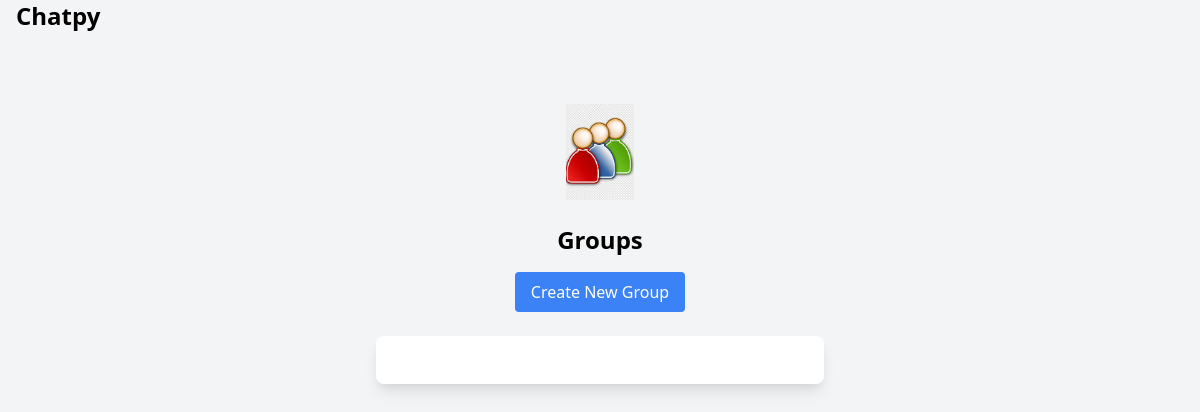
/groups/ (signed in), run on an earlier commit of the app's database.
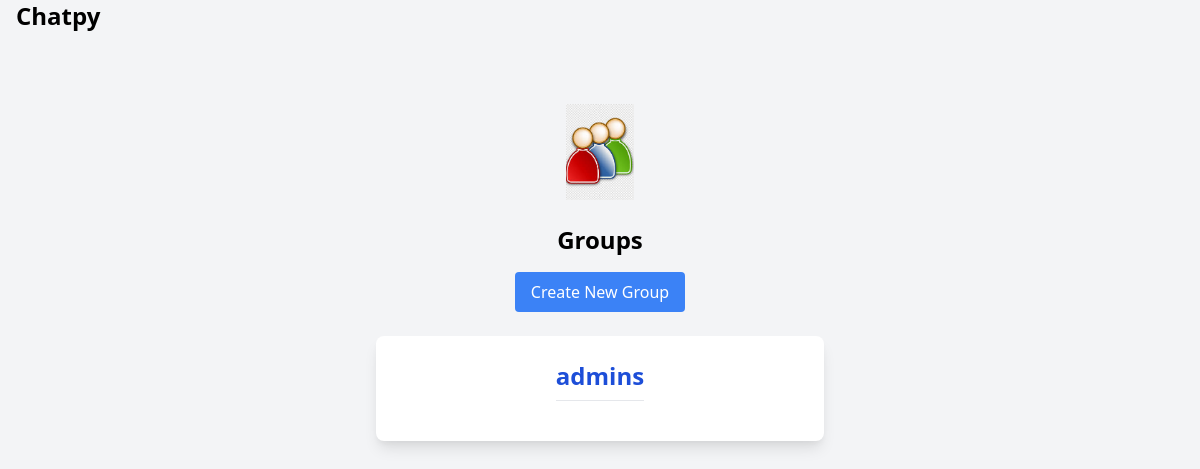
And on a later commit of the database.
### chat/models.py (models this page shows, shortened)
class Group(models.Model):
    name = models.CharField(max_length=100)
    description = models.TextField()

### chat/views.py (the view)
# urls.py: path('groups/', views.groups, name='groups'),
@login_required
def groups(request):
    groups = Group.objects.all()
    return render(request, 'chat/group_list.html', {'groups': groups})

### chat/templates/chat/group_list.html (shortened to what this page needs)
<!DOCTYPE html>
<html>
<head>
    <link href="https://cdn.jsdelivr.net/npm/tailwindcss@2.2.19/dist/tailwind.min.css" rel="stylesheet">
</head>
<body class="bg-gray-100">
    <a href="/" class="mt-0 ml-4 mb-10 block text-black font-bold text-2xl hover:text-gray-700">Chatpy</a>
    <div class="container mx-auto px-4 py-8">
        <div class="flex justify-center mb-6">
            <img src="../../../media/grouplist.jpeg" alt="Logo" class="w-24 h-24 object-contain">
        </div>
        <h1 class="text-2xl font-bold mb-4 text-center">Groups</h1>
        <div class="flex justify-center mb-6">
            <a href="{% url 'group_create' %}" class="bg-blue-500 text-white px-4 py-2 rounded hover:bg-blue-600">Create New Group</a>
        </div>
            <div class="flex justify-center">
                <ul class="bg-white p-6 rounded-lg shadow-lg w-full max-w-md flex flex-col items-center">
                    {% for group in groups %}
                        <li class="mb-4 border-b border-gray-200 pb-2">
                            <a href="{% url 'group_chat' group.id %}" class="text-blue-700 hover:underline block text-2xl font-bold">{{ group.name }}</a>
                        </li>
                    {% endfor %}
                </ul>
            </div>
    </div>
</body>
</html>

What changed in the data, as far as the page shows it:
added Group: name "admins"
